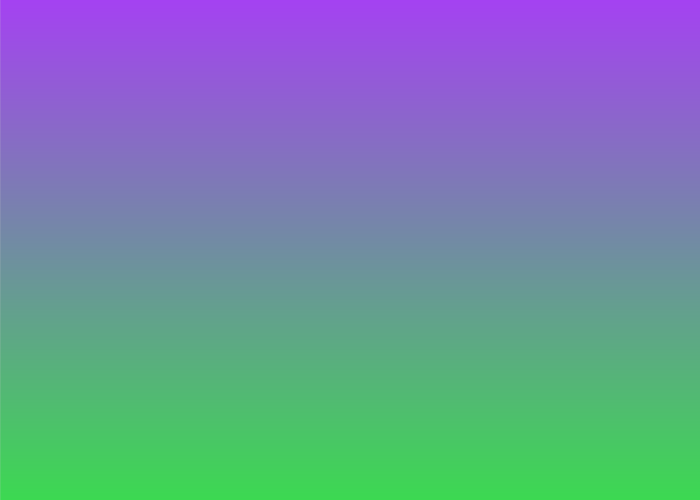
Frame 1 (no input)
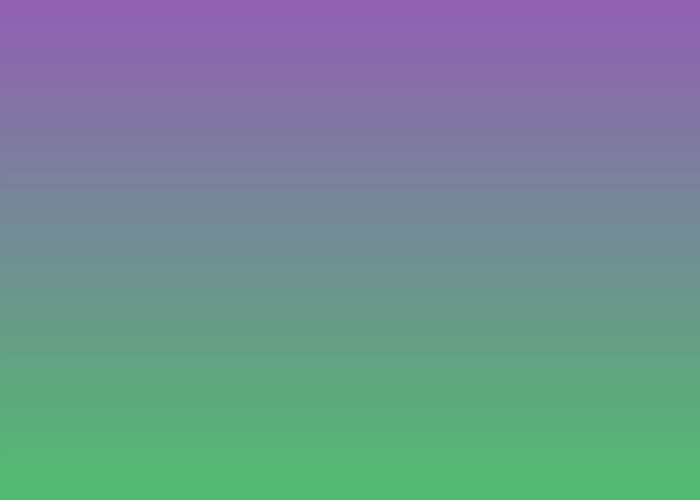
Frame 60 (the mouse pressed at the canvas centre just before this capture)
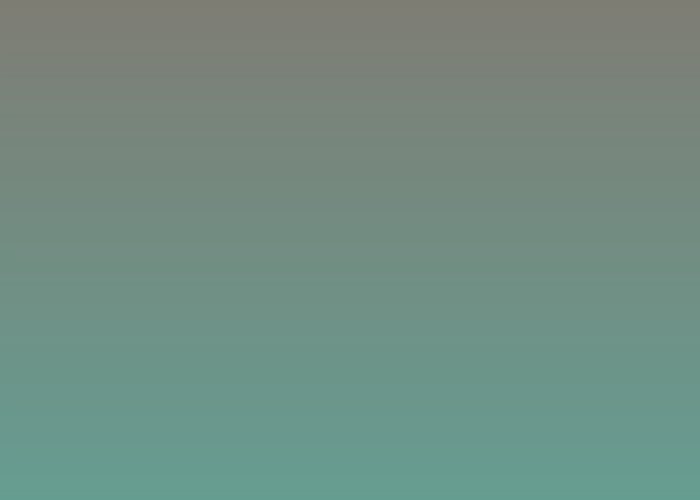
Frame 120 (the mouse held since frame 60 and released just before this capture)

The Processing sketch that drew these frames (run headless with seeded random() and noise(); from frame 60 on, the mouse is pressed at the canvas centre):

// Processing sketch: processing_173035
// ── processing_173035.pde

color i1, i2, f1, f2, c1, c2;

int i =0;
int R = 255;
int v = 150;

void setup() {
  size(700, 500);

  // Define colors
 
  i1 = color(random(R), random(R), random(R));
  i2 = color(random(R), random(R), random(R));
  c1 = i1;
  c2 = f2;
  f1 = i1;
  f2 = i2;
  // noLoop();
}

void draw() {
  //background(0);
  if ( red(c1) == red(f1) && green(c1) == green(f1) && blue(c1) == blue(f1) ) {
   pickNewColor();
 }
  
  i++;
  
  // make gradient
  float inter = map(i, 0, v, 0,1); 
  c1 = lerpColor(i1, f1, inter);
  c2 = lerpColor(i2, f2, inter);
  setGradient(0, 0, width, height, c1, c2);

}

void keyPressed(){
  
 if (key == 'a') R= R+30;
 if (key == 'z') R= R-30;
 
 if (key == 'l') v= v+50;
 if (key == ',') v= v-50;
 
 println("light = " + R + ", slow = " + v );
}
void pickNewColor(){
    
    i1 = f1;
    i2 = f2;
    
    f1 = color(random(R), random(R), random(R));
    f2 = lerpColor(i1, i2, 0.5);  
    
    i =0;
}

void setGradient(int x, int y, float w, float h, color c1, color c2 ) {
 
 for (int i = y; i <= y+h; i++) {
      float inter = map(i, y, y+h, 0, 1);
      color c = lerpColor(c1, c2, inter);
      stroke(c);
      line(x, i, x+w, i);
 }
 
}
